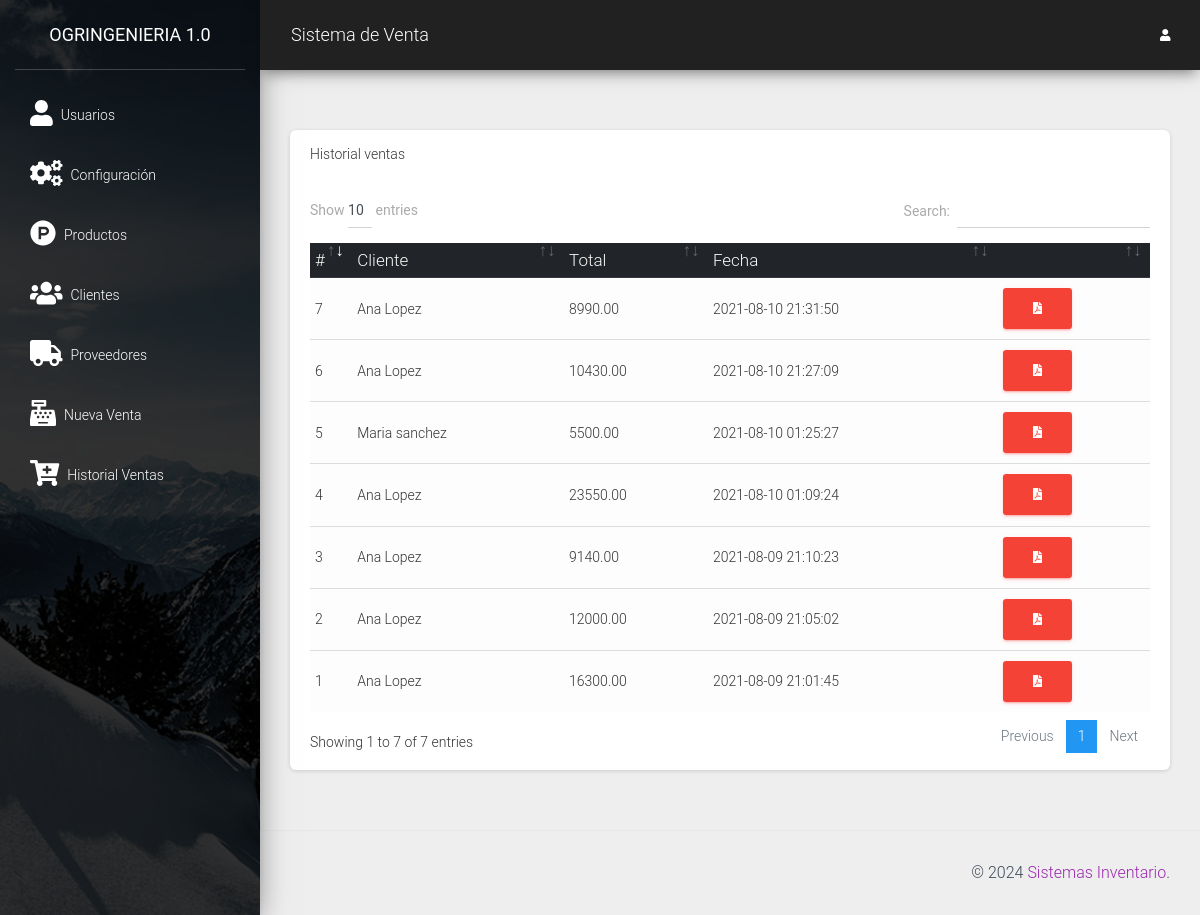
Screenshot of /src/lista_ventas.php (signed in) with the database file from the repository.
### tables this page shows
CREATE TABLE `ventas` (
  `id` int(11) NOT NULL,
  `id_cliente` int(11) NOT NULL,
  `total` decimal(10,2) NOT NULL,
  `id_usuario` int(11) NOT NULL,
  `fecha` timestamp NOT NULL DEFAULT current_timestamp() ON UPDATE current_timestamp()
);

CREATE TABLE `cliente` (
  `idcliente` int(11) NOT NULL,
  `nombre` varchar(100) NOT NULL,
  `telefono` varchar(15) NOT NULL,
  `direccion` varchar(200) NOT NULL
);

### src/lista_ventas.php (the view, shortened to what this page needs)
<?php
require_once "../conexion.php";
$query = mysqli_query($conexion, "SELECT v.*, c.idcliente, c.nombre FROM ventas v INNER JOIN cliente c ON v.id_cliente = c.idcliente");
include_once "includes/header.php";
?>
<div class="card">
    <div class="card-header">
        Historial ventas
    </div>
    <div class="card-body">
        <div class="table-responsive">
            <table class="table table-light" id="tbl">
                <thead class="thead-dark">
                    <tr>
                        <th>#</th>
                        <th>Cliente</th>
                        <th>Total</th>
                        <th>Fecha</th>
                        <th></th>
                    </tr>
                </thead>
                <tbody>
                    <?php while ($row = mysqli_fetch_assoc($query)) { ?>
                        <tr>
                            <td><?php echo $row['id']; ?></td>
                            <td><?php echo $row['nombre']; ?></td>
                            <td><?php echo $row['total']; ?></td>
                            <td><?php echo $row['fecha']; ?></td>
                            <td>
                                <a href="pdf/generar.php?cl=<?php echo $row['id_cliente'] ?>&v=<?php echo $row['id'] ?>" target="_blank" class="btn btn-danger"><i class="fas fa-file-pdf"></i></a>
                            </td>
                        </tr>
                    <?php } ?>
                </tbody>
            </table>
        </div>
    </div>
</div>
<?php include_once "includes/footer.php"; ?>

### rows the page displays
ventas: id "1", id_cliente.nombre "Ana Lopez", total "16300.00", fecha "2021-08-09 21:01:45"
ventas: id "2", id_cliente.nombre "Ana Lopez", total "12000.00", fecha "2021-08-09 21:05:02"
ventas: id "3", id_cliente.nombre "Ana Lopez", total "9140.00", fecha "2021-08-09 21:10:23"
ventas: id "4", id_cliente.nombre "Ana Lopez", total "23550.00", fecha "2021-08-10 01:09:24"
ventas: id "5", id_cliente.nombre "Maria sanchez", total "5500.00", fecha "2021-08-10 01:25:27"
ventas: id "6", id_cliente.nombre "Ana Lopez", total "10430.00", fecha "2021-08-10 21:27:09"
ventas: id "7", id_cliente.nombre "Ana Lopez", total "8990.00", fecha "2021-08-10 21:31:50"
